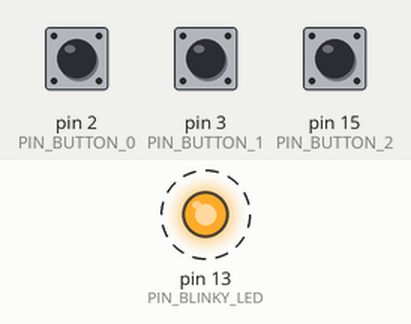
Bench run of a sketch on a simulated Arduino Uno, built with avr-gcc and run on an emulated ATmega328P. Shown: output pins drawn as LEDs (lit = HIGH). Dashed ring = blinking. The inputs (shaded band) are chosen by the test bench; at power-on: pin 2 (PIN_BUTTON_0) HIGH, pin 3 (PIN_BUTTON_1) HIGH, pin 15 (PIN_BUTTON_2) HIGH. What the sketch prints to the serial monitor is not drawn.

Above: at 1.29 s.
1.3 s: pin 2 (PIN_BUTTON_0) pulled LOW for 0.15 s
4.3 s: pin 3 (PIN_BUTTON_1) pulled LOW for 0.15 s
7.3 s: pin 15 (PIN_BUTTON_2) pulled LOW for 0.15 s
10.3 s: pin 2 (PIN_BUTTON_0) driven LOW and pin 3 (PIN_BUTTON_1) driven LOW
13.3 s: pin 15 (PIN_BUTTON_2) pulled LOW for 1 s
16.3 s: pin 3 (PIN_BUTTON_1) driven HIGH and pin 15 (PIN_BUTTON_2) driven LOW
Timing chart, 0 to 20.3 s (numbered marks = the images above; inputs shaded):
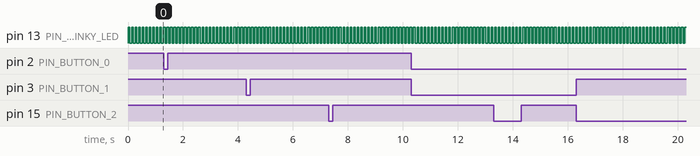

The sketch:

10_buttons.ino
```cpp
// Pin 13 has an LED connected on most Arduino boards.
#define PIN_BLINKY_LED  13

// pins for random clock.  change for your clock!
#define PIN_BUTTON_0    2
#define PIN_BUTTON_1    3
#define PIN_BUTTON_2    15

#define LOOP_PERIOD     64


// the setup routine runs once when you press reset:
void setup() {
	// initialize the digital pin as an output.
  pinMode(PIN_BLINKY_LED, OUTPUT);
  pinMode(PIN_BUTTON_0, INPUT);
  pinMode(PIN_BUTTON_1, INPUT);
  pinMode(PIN_BUTTON_2, INPUT);
  Serial.begin(115200);
}


// the loop routine runs over and over again forever:
void loop() {
    digitalWrite(PIN_BLINKY_LED, HIGH);
    delay(LOOP_PERIOD);
    digitalWrite(PIN_BLINKY_LED, LOW);
    delay(LOOP_PERIOD);
    Serial.print("buttons: ");
    if(!digitalRead(PIN_BUTTON_0)) {
      Serial.print("B0 ");
    } else {
      Serial.print("   ");
    }
    if(!digitalRead(PIN_BUTTON_1)) {
      Serial.print("B1 ");
    } else {
      Serial.print("   ");
    }
    if(!digitalRead(PIN_BUTTON_2)) {
      Serial.print("B2");
    } else {
      Serial.print("  ");
    }
    Serial.println("");
}
```

Measured:
- by itself, pin 13 (PIN_BLINKY_LED): alternates HIGH for 0.06 s and LOW for 0.06 s
